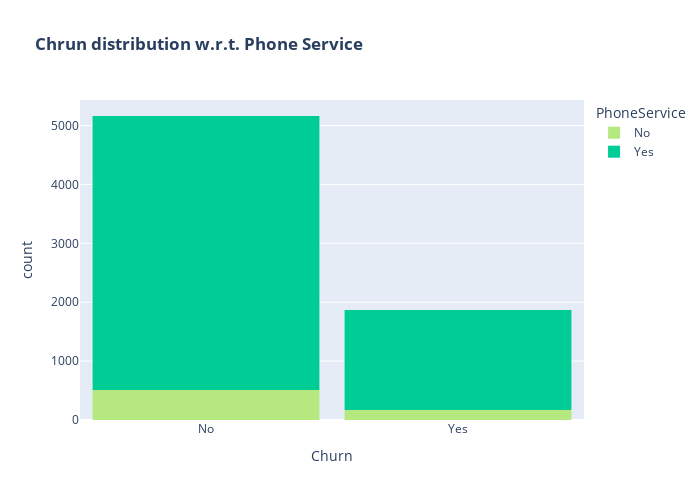

The notebook cell this image was saved under:
### Code cell
color_map = {"Yes": '#00CC96', "No": '#B6E880'}
fig = px.histogram(df, x="Churn", color="PhoneService", title="<b>Chrun distribution w.r.t. Phone Service</b>", color_discrete_map=color_map)
fig.update_layout(width=700, height=500, bargap=0.1)
fig.show()

### Figure 1 — Plotly figure (JSON) as saved in the notebook; plotly's stock layout.template omitted (floating-point values rounded to 4 significant figures; data arrays with more than 128 entries replaced by an {"elided": "..."} marker saying what was removed)
{"data": [{"alignmentgroup": "True", "bingroup": "x", "hovertemplate": "PhoneService=No<br>Churn=%{x}<br>count=%{y}<extra></extra>", "legendgroup": "No", "marker": {"color": "#B6E880", "pattern": {"shape": ""}}, "name": "No", "offsetgroup": "No", "orientation": "v", "showlegend": true, "type": "histogram", "x": {"elided": "680 str values"}, "xaxis": "x", "yaxis": "y"}, {"alignmentgroup": "True", "bingroup": "x", "hovertemplate": "PhoneService=Yes<br>Churn=%{x}<br>count=%{y}<extra></extra>", "legendgroup": "Yes", "marker": {"color": "#00CC96", "pattern": {"shape": ""}}, "name": "Yes", "offsetgroup": "Yes", "orientation": "v", "showlegend": true, "type": "histogram", "x": {"elided": "6352 str values"}, "xaxis": "x", "yaxis": "y"}], "layout": {"bargap": 0.1, "barmode": "relative", "height": 500, "legend": {"title": {"text": "PhoneService"}, "tracegroupgap": 0}, "title": {"text": "<b>Chrun distribution w.r.t. Phone Service</b>"}, "width": 700, "xaxis": {"anchor": "y", "autorange": true, "domain": [0, 1], "range": [-0.5, 1.5], "title": {"text": "Churn"}, "type": "category"}, "yaxis": {"anchor": "x", "autorange": true, "domain": [0, 1], "range": [0, 5435.0], "title": {"text": "count"}}}}
